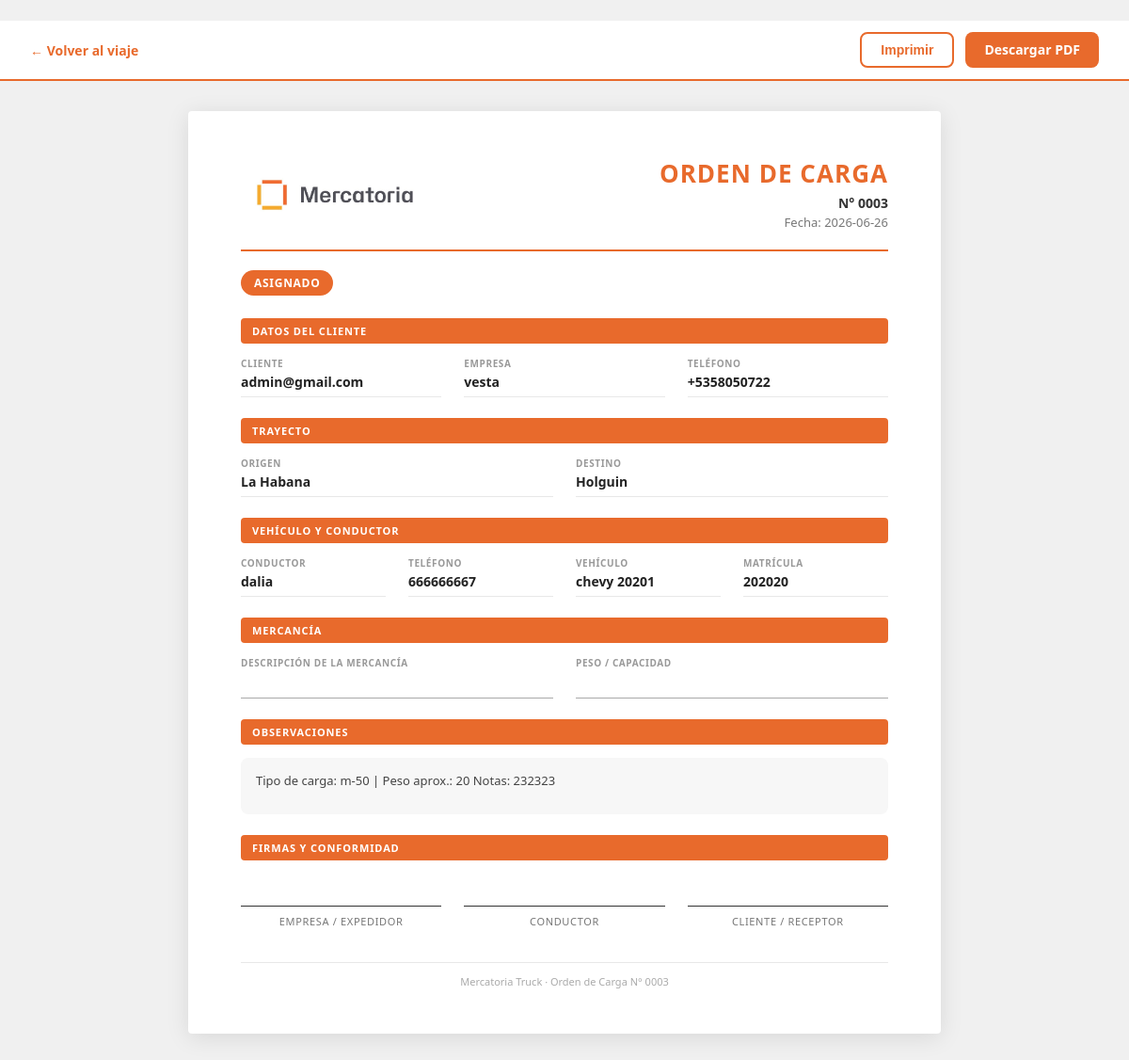
/admin/viajes/3/orden-carga (signed in), run on the app's committed database.
### tables this page shows
CREATE TABLE viajes (
        id INTEGER PRIMARY KEY AUTOINCREMENT,
        cliente TEXT,
        cliente_id INTEGER,
        ruta_id INTEGER,
        tarifa_id INTEGER,
        tipo_vehiculo_id INTEGER,
        origen TEXT,
        destino TEXT,
        precio REAL DEFAULT 0,
        precio_calculado REAL DEFAULT 0,
        precio_final REAL DEFAULT 0,
        precio_editado INTEGER DEFAULT 0,
        motivo_edicion_precio TEXT,
        combustible REAL DEFAULT 0,
        pago_camionero REAL DEFAULT 0,
        camionero REAL DEFAULT 0,
        comision REAL DEFAULT 0,
        beneficio REAL DEFAULT 0,
        estado TEXT DEFAULT 'Solicitado',
        camionero_id INTEGER,
        camionero_nombre TEXT,
        vehiculo_id INTEGER,
        fecha_creacion TEXT DEFAULT CURRENT_TIMESTAMP,
        fecha_asignacion TEXT,
        fecha_recogida TEXT,
        fecha_entrega TEXT,
        observaciones TEXT
    , cotizacion_id INTEGER, km REAL, kilometros REAL, precio_cliente REAL, combustible_estimado REAL, beneficio_estimado REAL, vehiculo_placa TEXT, referencia_cliente TEXT, prioridad TEXT DEFAULT 'Normal', tipo_carga TEXT, tipo_transporte TEXT, cantidad_contenedores INTEGER, numero_contenedor TEXT, peso_toneladas REAL, observaciones_operativas TEXT, estado_pago_camionero TEXT DEFAULT 'Pendiente', tipo_pago_camionero TEXT, observacion_pago TEXT, monto_pagado REAL, fecha_pago_camionero TEXT, deleted_at TEXT, deleted_by TEXT, forma_cobro TEXT, codigo_transaccion TEXT, comentario_cobro TEXT, fecha_cobro TEXT, monto_cobrado REAL, verificado_financiero INTEGER DEFAULT 0, verificado_por TEXT, fecha_verificacion TEXT, reabierto_en TIMESTAMP);

CREATE TABLE clientes (
        id INTEGER PRIMARY KEY AUTOINCREMENT,
        usuario_id INTEGER,
        nombre TEXT,
        empresa TEXT,
        contacto TEXT,
        telefono TEXT,
        email TEXT,
        direccion TEXT,
        activo INTEGER DEFAULT 1,
        fecha_creacion TEXT DEFAULT CURRENT_TIMESTAMP
    , categoria TEXT DEFAULT 'Normal', deleted_at TEXT, deleted_by TEXT, documento_identidad TEXT);

CREATE TABLE camioneros (
        id INTEGER PRIMARY KEY AUTOINCREMENT,
        nombre TEXT,
        telefono TEXT,
        licencia TEXT,
        matricula TEXT,
        tipo TEXT,
        capacidad TEXT,
        estado TEXT DEFAULT 'Disponible',
        activo INTEGER DEFAULT 1,
        fecha_creacion TEXT DEFAULT CURRENT_TIMESTAMP
    , deleted_at TEXT, deleted_by TEXT, carnet_identidad TEXT, licencia_operativa TEXT, empresa TEXT);

CREATE TABLE vehiculos (
        id INTEGER PRIMARY KEY AUTOINCREMENT,
        camionero_id INTEGER,
        matricula TEXT,
        marca TEXT,
        modelo TEXT,
        tipo TEXT,
        capacidad TEXT,
        combustible TEXT,
        estado TEXT DEFAULT 'Disponible',
        activo INTEGER DEFAULT 1,
        fecha_creacion TEXT DEFAULT CURRENT_TIMESTAMP
    , tipo_vehiculo_id INTEGER, placa TEXT, chapa_remolque TEXT);

### routes/viajes.py (the view)
@viajes_bp.route("/admin/viaje/<int:id>/orden-carga")
@viajes_bp.route("/admin/viajes/<int:id>/orden-carga")
def orden_carga(id):
    if "usuario" not in session:
        return redirect("/login")
    conexion = conectar()
    cursor = conexion.cursor()
    cursor.execute("""
        SELECT
            v.*,
            c.telefono  AS camionero_telefono,
            c.licencia  AS camionero_licencia,
            veh.matricula AS vehiculo_matricula,
            veh.marca     AS vehiculo_marca,
            veh.modelo    AS vehiculo_modelo,
            cl.empresa    AS cliente_empresa,
            cl.telefono   AS cliente_telefono,
            cl.email      AS cliente_email
        FROM viajes v
        LEFT JOIN camioneros c   ON v.camionero_id = c.id
        LEFT JOIN vehiculos  veh ON v.vehiculo_id  = veh.id
        LEFT JOIN clientes   cl  ON v.cliente_id   = cl.id
        WHERE v.id = ?
    """, (id,))
    fila = cursor.fetchone()
    conexion.close()
    if not fila:
        return redirect("/admin/viajes")
    viaje = dict(fila)
    return render_template(
        "admin/orden_carga.html",
        viaje=viaje
    )

### app.py (called while the page is built)
def fmt_fecha(value, fmt='%Y-%m-%d %H:%M'):
    if not value:
        return '—'
    if hasattr(value, 'strftime'):
        return value.strftime(fmt)
    try:
        from datetime import datetime
        return datetime.strptime(str(value)[:16], '%Y-%m-%d %H:%M').strftime(fmt)
    except Exception:
        return str(value)[:16]

@app.before_request
def _record_start_time():
    g.start_time = time.monotonic()

@app.before_request
def _validate_session_role():
    if "user_id" not in session or "rol" not in session:
        return
    try:
        con = conectar()
        cur = con.cursor()
        cur.execute("SELECT rol, activo FROM usuarios WHERE id = ?", (session["user_id"],))
        row = cur.fetchone()
        con.close()
        if not row or not row["activo"]:
            session.clear()
            return
        if row["rol"] != session["rol"]:
            session["rol"] = row["rol"]
    except Exception:
        pass

@app.after_request
def set_security_headers(response):
    response.headers["X-Frame-Options"] = "SAMEORIGIN"
    response.headers["X-Content-Type-Options"] = "nosniff"
    response.headers["X-XSS-Protection"] = "1; mode=block"
    if app.debug:
        ms = (time.monotonic() - getattr(g, "start_time", time.monotonic())) * 1000
        app.logger.debug("[%s] %s %.1fms", request.method, request.path, ms)
    return response

@app.context_processor
def sidebar_badges():
    try:
        conexion = conectar()
        cursor = conexion.cursor()
        cursor.execute("""
            SELECT
                COUNT(*) AS urgentes,
                COUNT(CASE WHEN estado = 'Solicitado' THEN 1 END) AS solicitados
            FROM viajes
            WHERE estado IN ('Pendiente', 'Solicitado')
        """)
        row = cursor.fetchone()
        viajes_urgentes    = row["urgentes"]    if row else 0
        dashboard_urgentes = row["solicitados"] if row else 0
        conexion.close()
    except Exception:
        viajes_urgentes = 0
        dashboard_urgentes = 0
    return dict(
        sidebar_viajes_urgentes=viajes_urgentes,
        sidebar_dashboard_urgentes=dashboard_urgentes,
    )

### database.py (called while the page is built)
def conectar():
    if USE_POSTGRES:
        from database_pg import conectar_pg
        conn = conectar_pg()
        return ConexionWrapper(conn, use_postgres=True)
    else:
        conexion = sqlite3.connect(DATABASE_NAME)
        conexion.row_factory = sqlite3.Row
        return ConexionWrapper(conexion, use_postgres=False)

### templates/admin/orden_carga.html (shortened to what this page needs)
﻿<!DOCTYPE html>
<html lang="es">
<head>
</head>
<body>
<div class="toolbar">
    <a class="volver" href="/admin/viajes/{{ viaje.id }}/gestionar">← Volver al viaje</a>
    <div class="toolbar-acciones">
        <button class="btn-imprimir" onclick="window.print()">Imprimir</button>
        <a class="btn-pdf" href="/admin/viaje/{{ viaje.id }}/pdf">Descargar PDF</a>
    </div>
</div>
<div class="documento">
    <div class="cabecera">
        <img src="/static/logo-mercatoria.jpg" alt="Mercatoria Truck" />
        <div class="titulo-doc">
            <h1>ORDEN DE CARGA</h1>
            <p class="numero">N° {{ '%04d' % viaje.id }}</p>
            <p class="fecha">
                Fecha:
                {% if viaje.get('fecha_creacion') %}
                    {{ viaje.fecha_creacion | fmt_fecha('%Y-%m-%d') }}
                {% else %}
                    Sin fecha
                {% endif %}
            </p>
        </div>
    </div>
    <hr class="divisor" />
    <span class="estado-badge">{{ viaje.estado or 'Sin estado' }}</span>
    <div class="seccion">
        <div class="seccion-titulo">Datos del cliente</div>
        <div class="campos-grid cols-3">
            <div class="campo">
                <label>Cliente</label>
                <p>{{ viaje.cliente or '—' }}</p>
            </div>
            <div class="campo">
                <label>Empresa</label>
                <p>{{ viaje.get('cliente_empresa') or '—' }}</p>
            </div>
            <div class="campo">
                <label>Teléfono</label>
                <p>{{ viaje.get('cliente_telefono') or '—' }}</p>
            </div>
        </div>
    </div>
    <div class="seccion">
        <div class="seccion-titulo">Trayecto</div>
        <div class="campos-grid cols-2">
            <div class="campo">
                <label>Origen</label>
                <p>{{ viaje.origen or '—' }}</p>
            </div>
            <div class="campo">
                <label>Destino</label>
                <p>{{ viaje.destino or '—' }}</p>
            </div>
        </div>
    </div>
    <div class="seccion">
        <div class="seccion-titulo">Vehículo y conductor</div>
        <div class="campos-grid cols-4">
            <div class="campo">
                <label>Conductor</label>
                <p>{{ viaje.camionero_nombre or '—' }}</p>
            </div>
            <div class="campo">
                <label>Teléfono</label>
                <p>{{ viaje.get('camionero_telefono') or '—' }}</p>
            </div>
            <div class="campo">
                <label>Vehículo</label>
                <p>
                    {% set marca = viaje.get('vehiculo_marca') or '' %}
                    {% set modelo = viaje.get('vehiculo_modelo') or '' %}
                    {% if marca or modelo %}
                        {{ marca }} {{ modelo }}
                    {% else %}
                        —
                    {% endif %}
                </p>
            </div>
            <div class="campo">
                <label>Matrícula</label>
                <p>
                    {{ viaje.get('vehiculo_placa') or viaje.get('vehiculo_matricula') or '—' }}
                </p>
            </div>
        </div>
    </div>
    <div class="seccion">
        <div class="seccion-titulo">Mercancía</div>
        <div class="campos-grid cols-2">
            <div class="campo-linea">
                <label>Descripción de la mercancía</label>
                <div class="linea-relleno">{{ viaje.get('mercancia') or '' }}</div>
            </div>
            <div class="campo-linea">
                <label>Peso / Capacidad</label>
                <div class="linea-relleno">{{ viaje.get('peso') or '' }}</div>
            </div>
        </div>
    </div>
    <div class="seccion">
        <div class="seccion-titulo">Observaciones</div>
        <div class="observaciones-box">
            {{ viaje.observaciones or 'Sin observaciones registradas.' }}
        </div>
    </div>
    <div class="seccion">
        <div class="seccion-titulo">Firmas y conformidad</div>
        <div class="firmas-grid">
            <div class="firma-bloque">
                <div class="firma-linea"></div>
                <span>Empresa / Expedidor</span>
            </div>
            <div class="firma-bloque">
                <div class="firma-linea"></div>
                <span>Conductor</span>
            </div>
            <div class="firma-bloque">
                <div class="firma-linea"></div>
                <span>Cliente / Receptor</span>
            </div>
        </div>
    </div>
    <div class="pie-documento">
        Mercatoria Truck &middot; Orden de Carga N° {{ '%04d' % viaje.id }}
    </div>
</div>
</body>
</html>

### templates/admin/orden_carga.html (style rules this page uses)
* { box-sizing: border-box; margin: 0; padding: 0; }
body { font-family: 'Segoe UI', Arial, sans-serif; background: #f0f0f0; color: #333; }
.toolbar { position: sticky; top: 0; z-index: 100; background: #fff; border-bottom: 2px solid #E86A2C; padding: 12px 32px; display: flex; justify-content: space-between; align-items: center; gap: 16px; }
.toolbar a.volver { color: #E86A2C; text-decoration: none; font-weight: 600; font-size: 14px; }
.toolbar-acciones { display: flex; gap: 12px; }
.btn-imprimir { background: #fff; color: #E86A2C; border: 2px solid #E86A2C; padding: 9px 20px; border-radius: 8px; font-size: 14px; font-weight: 700; cursor: pointer; }
.btn-pdf { background: #E86A2C; color: #fff; border: none; padding: 9px 20px; border-radius: 8px; font-size: 14px; font-weight: 700; text-decoration: none; cursor: pointer; }
.documento { max-width: 800px; margin: 32px auto; background: #fff; padding: 48px 56px; box-shadow: 0 4px 24px rgba(0,0,0,.10); border-radius: 4px; }
.cabecera { display: flex; justify-content: space-between; align-items: center; margin-bottom: 20px; gap: 16px; }
.cabecera img { max-height: 70px; max-width: 200px; object-fit: contain; }
.titulo-doc { text-align: right; }
.titulo-doc h1 { font-size: 26px; color: #E86A2C; letter-spacing: .04em; font-weight: 900; }
.titulo-doc .numero { font-size: 14px; font-weight: 700; color: #333; margin-top: 4px; }
.titulo-doc .fecha { font-size: 13px; color: #777; margin-top: 2px; }
.divisor { border: none; border-top: 2.5px solid #E86A2C; margin: 16px 0 20px; }
.estado-badge { display: inline-block; background: #E86A2C; color: #fff; font-size: 12px; font-weight: 700; text-transform: uppercase; letter-spacing: .06em; padding: 5px 14px; border-radius: 999px; margin-bottom: 24px; }
.seccion { margin-bottom: 22px; }
.seccion-titulo { background: #E86A2C; color: #fff; font-size: 11px; font-weight: 700; letter-spacing: .08em; text-transform: uppercase; padding: 6px 12px; border-radius: 4px; margin-bottom: 14px; }
.campos-grid { display: grid; gap: 6px 24px; }
.campos-grid.cols-3 { grid-template-columns: repeat(3, 1fr); }
.campos-grid.cols-2 { grid-template-columns: repeat(2, 1fr); }
.campos-grid.cols-4 { grid-template-columns: repeat(4, 1fr); }
.campo label { display: block; font-size: 10px; font-weight: 700; text-transform: uppercase; letter-spacing: .06em; color: #999; margin-bottom: 3px; }
.campo p { font-size: 14px; font-weight: 700; color: #222; min-height: 20px; border-bottom: 1px solid #e8e8e8; padding-bottom: 6px; }
.campo-linea { display: flex; flex-direction: column; }
.campo-linea label { font-size: 10px; font-weight: 700; text-transform: uppercase; letter-spacing: .06em; color: #999; margin-bottom: 3px; }
.linea-relleno { border: none; border-bottom: 1.5px solid #aaa; font-size: 14px; font-weight: 600; color: #222; padding: 4px 0 6px; min-height: 28px; background: transparent; }
.observaciones-box { background: #f7f7f7; border-radius: 8px; padding: 14px 16px; font-size: 13px; line-height: 1.6; color: #444; min-height: 60px; }
.firmas-grid { display: grid; grid-template-columns: repeat(3, 1fr); gap: 24px; margin-top: 48px; }
.firma-bloque { text-align: center; }
.firma-linea { border-top: 1.5px solid #333; margin-bottom: 8px; }
.firma-bloque span { font-size: 11px; color: #777; text-transform: uppercase; letter-spacing: .06em; display: block; }
.pie-documento { margin-top: 36px; padding-top: 12px; border-top: 1px solid #e8e8e8; font-size: 11px; color: #aaa; text-align: center; }

### data on the page
viajes: id "0003", fecha_creacion|fmt_fecha "2026-06-26", estado "ASIGNADO", cliente "admin@gmail.com", origen "La Habana", destino "Holguin", camionero_nombre "dalia", vehiculo_placa "202020", observaciones "Tipo de carga: m-50 | Peso aprox.: 20 Notas: 232323"
clientes: empresa "vesta", telefono "+5358050722"
camioneros: telefono "666666667"
vehiculos: marca "chevy", modelo "20201"
